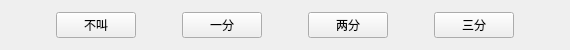
<?xml version="1.0" encoding="UTF-8"?>
<ui version="4.0">
 <class>ButtonGroup</class>
 <widget class="QWidget" name="ButtonGroup">
  <property name="geometry">
   <rect>
    <x>0</x>
    <y>0</y>
    <width>570</width>
    <height>50</height>
   </rect>
  </property>
  <property name="windowTitle">
   <string>Form</string>
  </property>
  <layout class="QVBoxLayout" name="verticalLayout">
   <property name="spacing">
    <number>0</number>
   </property>
   <property name="leftMargin">
    <number>0</number>
   </property>
   <property name="topMargin">
    <number>0</number>
   </property>
   <property name="rightMargin">
    <number>0</number>
   </property>
   <property name="bottomMargin">
    <number>0</number>
   </property>
   <item>
    <widget class="QStackedWidget" name="stackedWidget">
     <property name="currentIndex">
      <number>3</number>
     </property>
     <widget class="QWidget" name="startPage">
      <layout class="QHBoxLayout" name="horizontalLayout">
       <item>
        <spacer name="horizontalSpacer">
         <property name="orientation">
          <enum>Qt::Horizontal</enum>
         </property>
         <property name="sizeHint" stdset="0">
          <size>
           <width>218</width>
           <height>20</height>
          </size>
         </property>
        </spacer>
       </item>
       <item>
        <widget class="MyButton" name="btnStart">
         <property name="text">
          <string>开始</string>
         </property>
        </widget>
       </item>
       <item>
        <spacer name="horizontalSpacer_2">
         <property name="orientation">
          <enum>Qt::Horizontal</enum>
         </property>
         <property name="sizeHint" stdset="0">
          <size>
           <width>217</width>
           <height>20</height>
          </size>
         </property>
        </spacer>
       </item>
      </layout>
     </widget>
     <widget class="QWidget" name="playCardPage">
      <layout class="QHBoxLayout" name="horizontalLayout_2">
       <item>
        <spacer name="horizontalSpacer_3">
         <property name="orientation">
          <enum>Qt::Horizontal</enum>
         </property>
         <property name="sizeHint" stdset="0">
          <size>
           <width>218</width>
           <height>20</height>
          </size>
         </property>
        </spacer>
       </item>
       <item>
        <widget class="MyButton" name="btnPlayCard">
         <property name="text">
          <string>出牌</string>
         </property>
        </widget>
       </item>
       <item>
        <spacer name="horizontalSpacer_4">
         <property name="orientation">
          <enum>Qt::Horizontal</enum>
         </property>
         <property name="sizeHint" stdset="0">
          <size>
           <width>217</width>
           <height>20</height>
          </size>
         </property>
        </spacer>
       </item>
      </layout>
     </widget>
     <widget class="QWidget" name="passOrPlayPage">
      <layout class="QHBoxLayout" name="horizontalLayout_3">
       <item>
        <spacer name="horizontalSpacer_5">
         <property name="orientation">
          <enum>Qt::Horizontal</enum>
         </property>
         <property name="sizeHint" stdset="0">
          <size>
           <width>108</width>
           <height>20</height>
          </size>
         </property>
        </spacer>
       </item>
       <item>
        <widget class="MyButton" name="btnPass">
         <property name="text">
          <string>跳过</string>
         </property>
        </widget>
       </item>
       <item>
        <spacer name="horizontalSpacer_6">
         <property name="orientation">
          <enum>Qt::Horizontal</enum>
         </property>
         <property name="sizeHint" stdset="0">
          <size>
           <width>109</width>
           <height>20</height>
          </size>
         </property>
        </spacer>
       </item>
       <item>
        <widget class="MyButton" name="btnPlayCard_2">
         <property name="text">
          <string>出牌</string>
         </property>
        </widget>
       </item>
       <item>
        <spacer name="horizontalSpacer_7">
         <property name="orientation">
          <enum>Qt::Horizontal</enum>
         </property>
         <property name="sizeHint" stdset="0">
          <size>
           <width>108</width>
           <height>20</height>
          </size>
         </property>
        </spacer>
       </item>
      </layout>
     </widget>
     <widget class="QWidget" name="callLordPage">
      <layout class="QHBoxLayout" name="horizontalLayout_4">
       <item>
        <spacer name="horizontalSpacer_9">
         <property name="orientation">
          <enum>Qt::Horizontal</enum>
         </property>
         <property name="sizeHint" stdset="0">
          <size>
           <width>0</width>
           <height>20</height>
          </size>
         </property>
        </spacer>
       </item>
       <item>
        <widget class="MyButton" name="btnGiveUp">
         <property name="text">
          <string>不叫</string>
         </property>
        </widget>
       </item>
       <item>
        <spacer name="horizontalSpacer_10">
         <property name="orientation">
          <enum>Qt::Horizontal</enum>
         </property>
         <property name="sizeType">
          <enum>QSizePolicy::Fixed</enum>
         </property>
         <property name="sizeHint" stdset="0">
          <size>
           <width>40</width>
           <height>10</height>
          </size>
         </property>
        </spacer>
       </item>
       <item>
        <widget class="MyButton" name="btnOneScore">
         <property name="text">
          <string>一分</string>
         </property>
        </widget>
       </item>
       <item>
        <spacer name="horizontalSpacer_11">
         <property name="orientation">
          <enum>Qt::Horizontal</enum>
         </property>
         <property name="sizeType">
          <enum>QSizePolicy::Fixed</enum>
         </property>
         <property name="sizeHint" stdset="0">
          <size>
           <width>40</width>
           <height>10</height>
          </size>
         </property>
        </spacer>
       </item>
       <item>
        <widget class="MyButton" name="btnTwoScore">
         <property name="text">
          <string>两分</string>
         </property>
        </widget>
       </item>
       <item>
        <spacer name="horizontalSpacer_12">
         <property name="orientation">
          <enum>Qt::Horizontal</enum>
         </property>
         <property name="sizeType">
          <enum>QSizePolicy::Fixed</enum>
         </property>
         <property name="sizeHint" stdset="0">
          <size>
           <width>40</width>
           <height>10</height>
          </size>
         </property>
        </spacer>
       </item>
       <item>
        <widget class="MyButton" name="btnThreeScore">
         <property name="text">
          <string>三分</string>
         </property>
        </widget>
       </item>
       <item>
        <spacer name="horizontalSpacer_8">
         <property name="orientation">
          <enum>Qt::Horizontal</enum>
         </property>
         <property name="sizeHint" stdset="0">
          <size>
           <width>0</width>
           <height>20</height>
          </size>
         </property>
        </spacer>
       </item>
      </layout>
     </widget>
     <widget class="QWidget" name="nullPage"/>
    </widget>
   </item>
  </layout>
 </widget>
 <customwidgets>
  <customwidget>
   <class>MyButton</class>
   <extends>QPushButton</extends>
   <header>mybutton.h</header>
  </customwidget>
 </customwidgets>
 <resources/>
 <connections/>
</ui>
